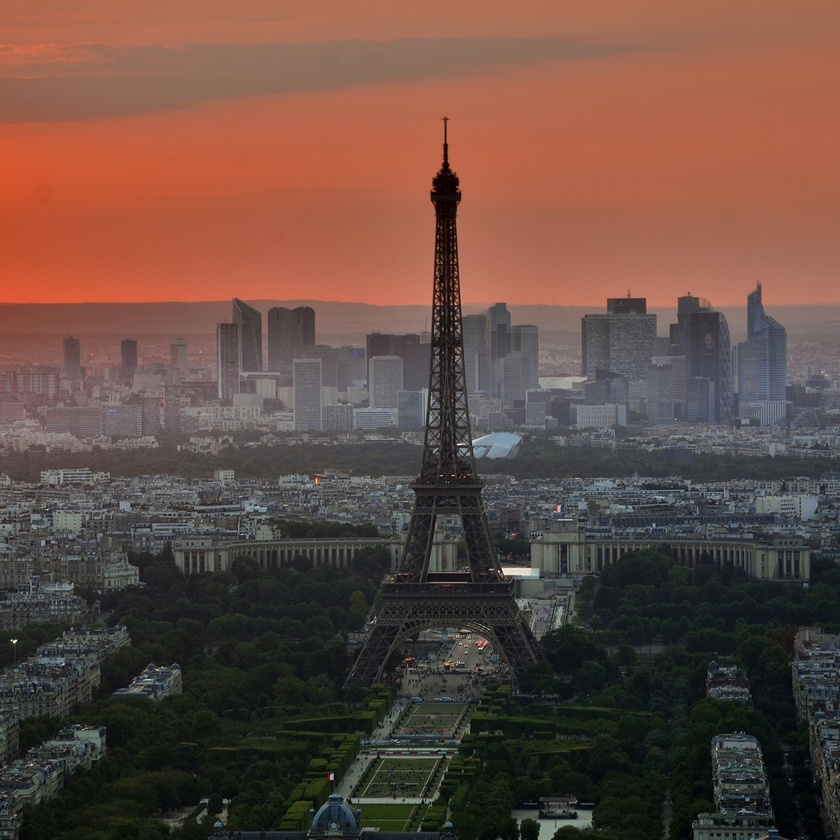
#> input picture CourseOne/testImgs/la_defense.jpg, 840 x 840 px, shrunk from 1181 x 1181 before the run
$ python mytest.py
#> lines starting #> are read from the running program, lines starting #| are printed output that depends on the picture
import pylab
import numpy as np
from scipy import ndimage
import matplotlib.pyplot as plt

dir = "./testImgs/"
filename = dir + "la_defense.jpg"
ori_image = np.array(ndimage.imread(filename, flatten=False))
#> ori_image is the input picture: shape (840, 840, 3); mean R, G, B 102.1, 75.7, 66.4
dim1_pad = np.pad(ori_image, ((50, 50), (0, 0), (0, 0)), 'constant', constant_values=0)
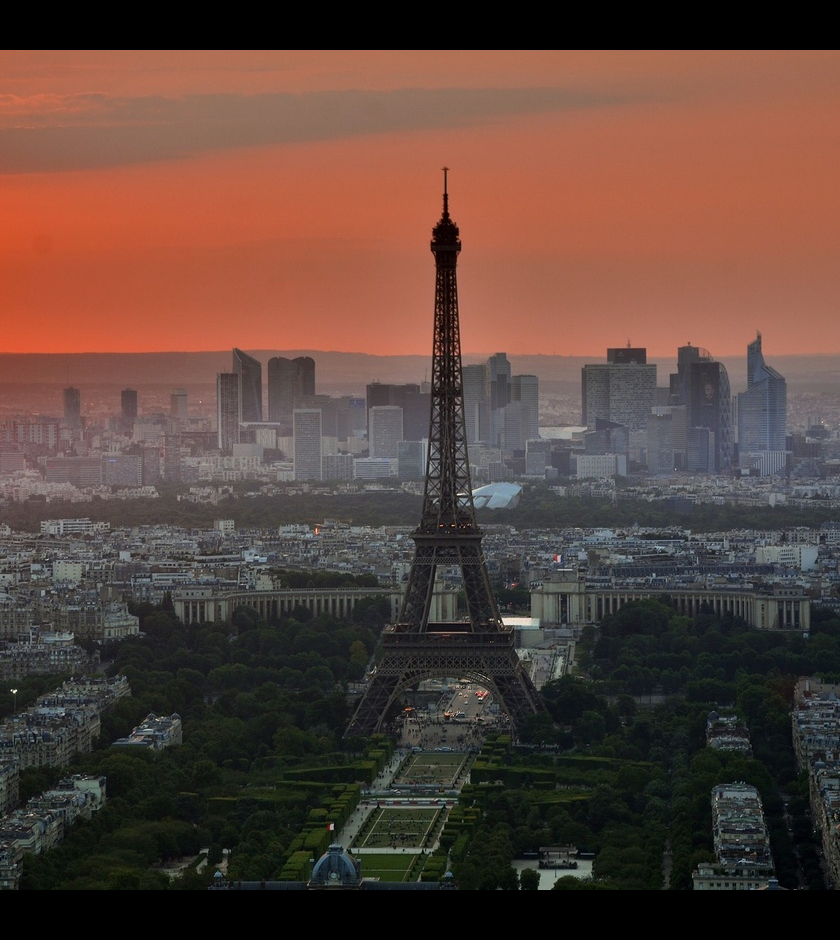
#> dim1_pad: shape (940, 840, 3); mean R, G, B 91.2, 67.7, 59.3
dim2_pad = np.pad(ori_image, ((0, 0), (50, 50), (0, 0)), 'maximum')
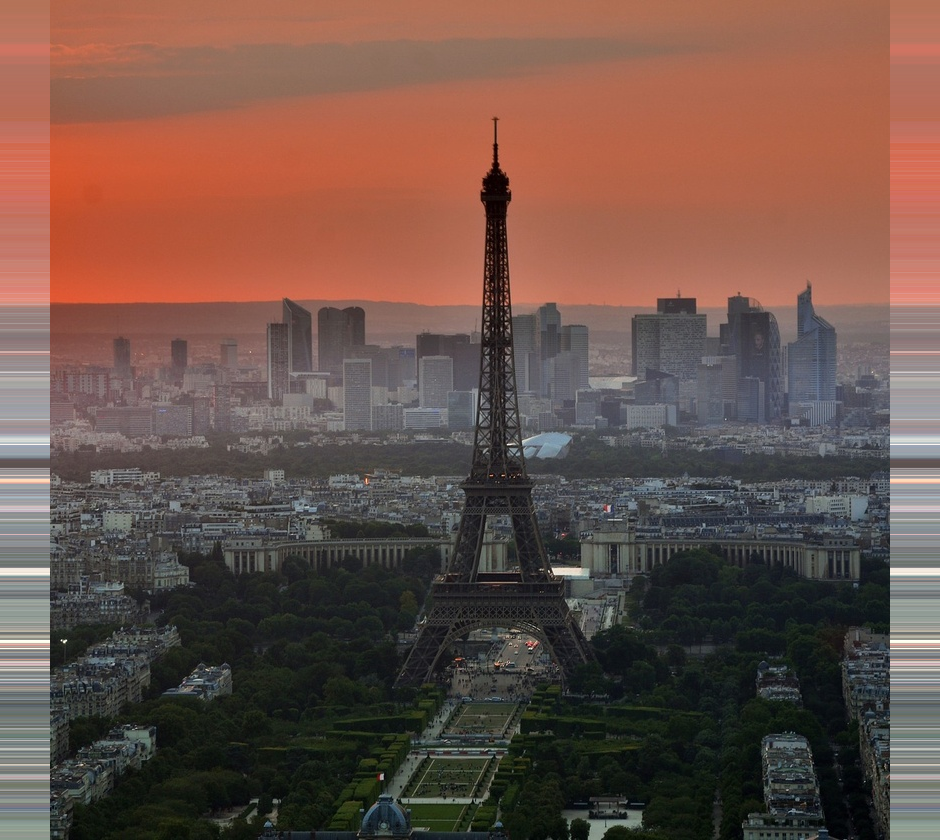
#> dim2_pad: shape (840, 940, 3); mean R, G, B 108.8, 82.1, 72.9
dim3_pad = np.pad(ori_image, ((50, 50), (50, 50), (0, 0)), 'constant', constant_values=200)
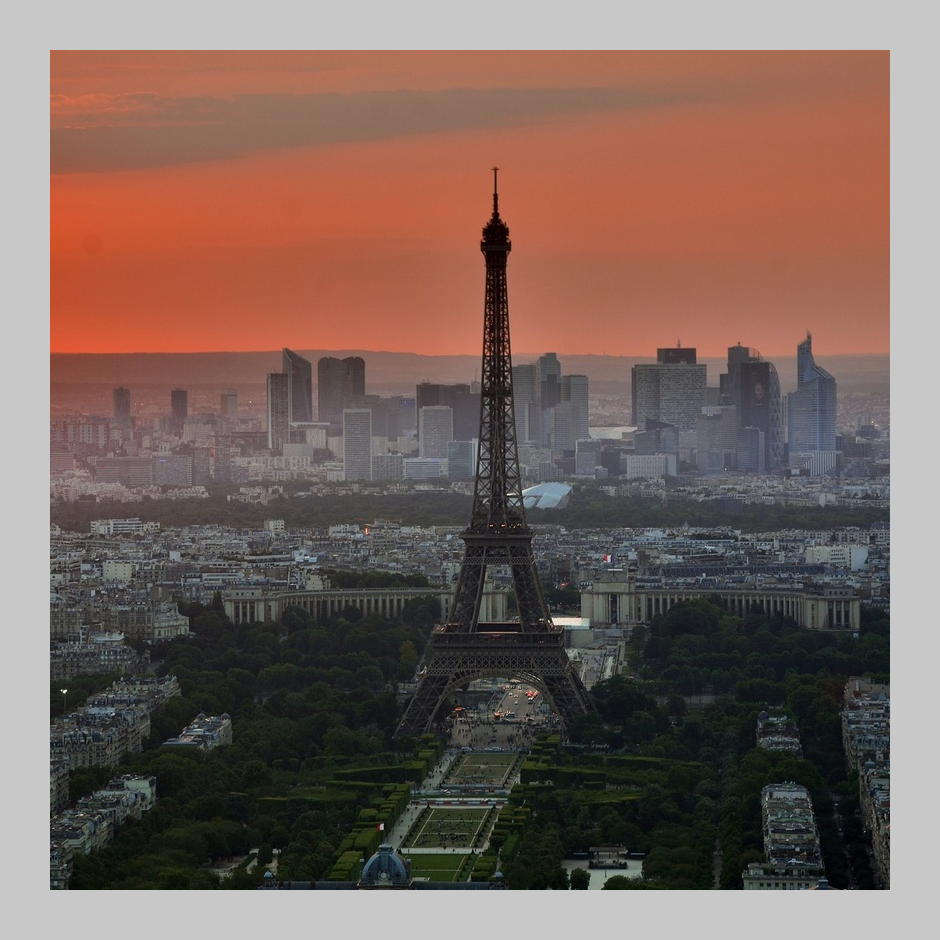
#> dim3_pad: shape (940, 940, 3); mean R, G, B 121.8, 100.8, 93.3
print("origin shape:" + str(ori_image.shape))
#| origin shape:(840, 840, 3)
print("vertical pad:" + str(dim1_pad.shape))
#| vertical pad:(940, 840, 3)
print("horizontal pad:" + str(dim2_pad.shape))
#| horizontal pad:(840, 940, 3)
print("all pad:" + str(dim3_pad.shape))
#| all pad:(940, 940, 3)

fig, axarr = plt.subplots(2, 2)
axarr[0, 0].imshow(ori_image)
axarr[0, 1].imshow(dim1_pad[:, :, 0])
axarr[1, 0].imshow(dim2_pad[:, :, 1])
axarr[1, 1].imshow(dim3_pad[:, :, 2])
pylab.show()
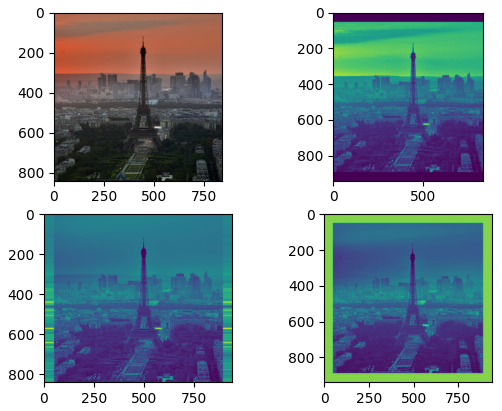
#> figure drawn by matplotlib, 4 panels

$ run again, with CourseOne/testImgs/gargouille.jpg copied over CourseOne/testImgs/la_defense.jpg
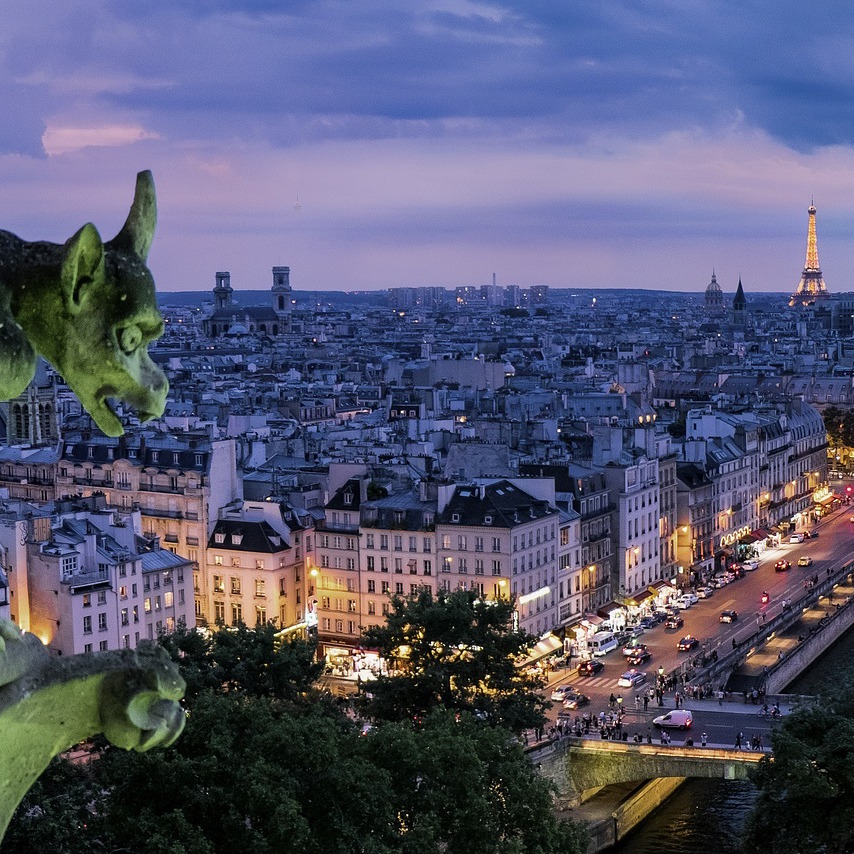
#> input picture CourseOne/testImgs/gargouille.jpg, 854 x 854 px
#> ori_image is the input picture: shape (854, 854, 3); mean R, G, B 86.9, 87.6, 113.3
#> `dim3_pad = np.pad(ori_image, ((50, 50), (50, 50), (0, 0)), 'constant',..`:
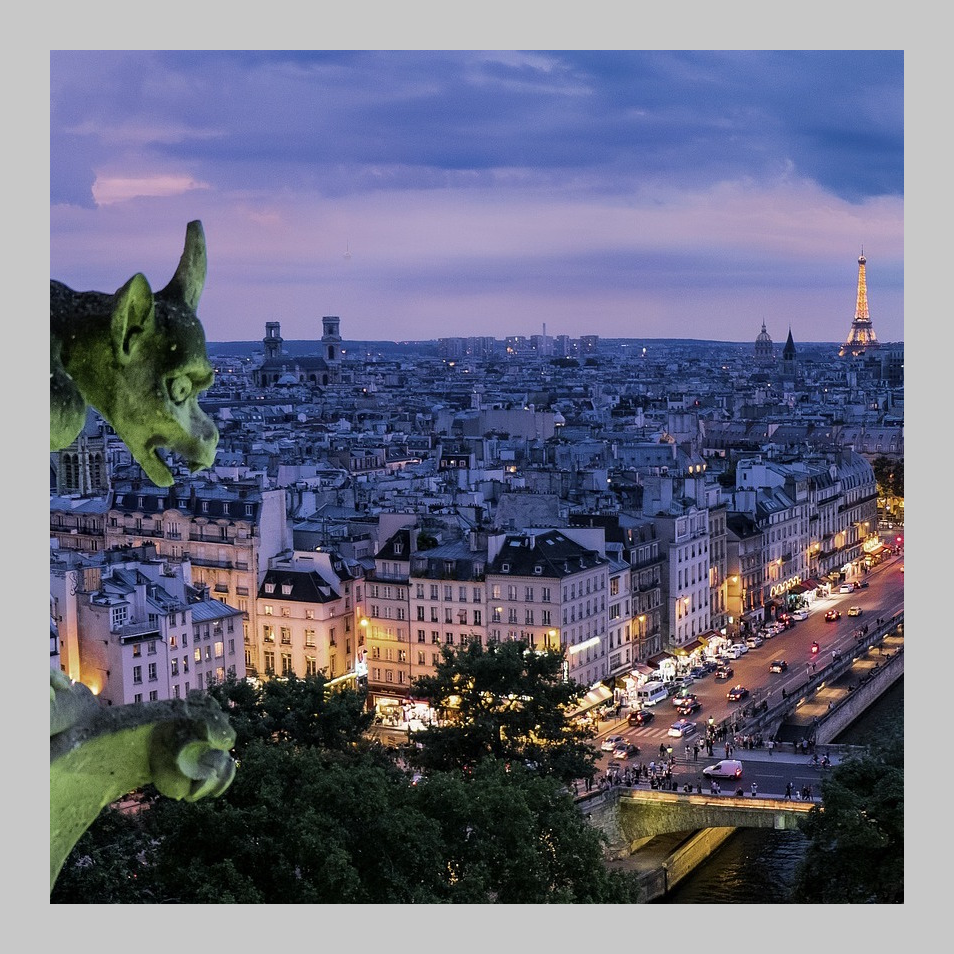
#> dim3_pad: shape (954, 954, 3); mean R, G, B 109.4, 110, 130.5
#| origin shape:(854, 854, 3)
#| vertical pad:(954, 854, 3)
#| horizontal pad:(854, 954, 3)
#| all pad:(954, 954, 3)
#> `pylab.show()`:
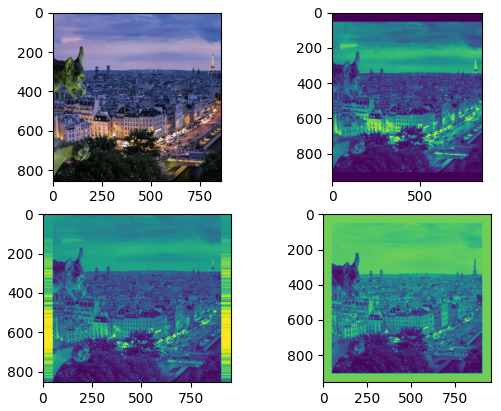
#> figure drawn by matplotlib, 4 panels
